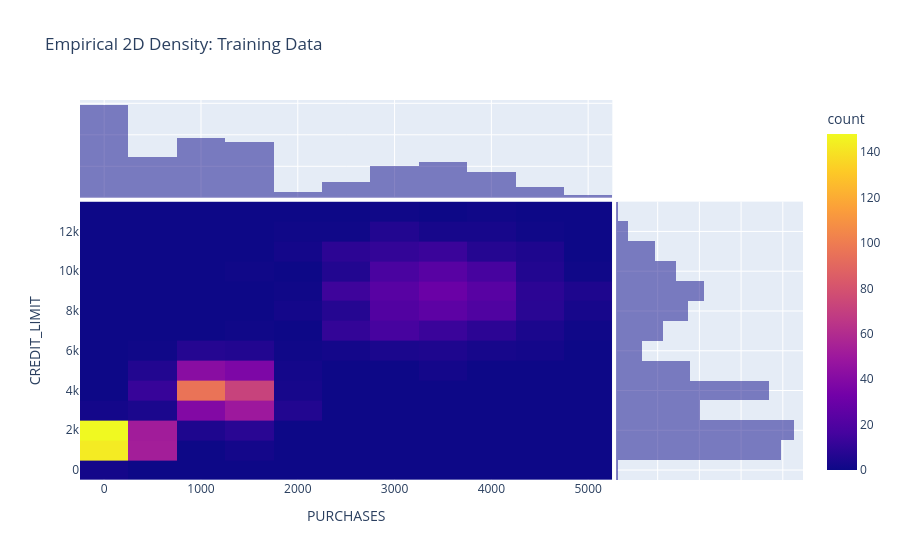

The cell this chart's notebook holds for it:
### Code cell
import pandas as pd
from sklearn.mixture import GaussianMixture
from sklearn.preprocessing import StandardScaler
from sklearn.model_selection import train_test_split
from plotly.subplots import make_subplots


class GMMFinancialSegmenter:
    # Two-feature Gaussian Mixture segmentation with Plotly diagnostics.

    def __init__(self, n_components=3, feature_x="PURCHASES", feature_y="CREDIT_LIMIT",
                 test_size=0.2, random_state=42):
        self.n_components = n_components
        self.feature_x = feature_x
        self.feature_y = feature_y
        self.test_size = test_size
        self.random_state = random_state
        self.scaler = StandardScaler()
        self.gmm = GaussianMixture(n_components=n_components, random_state=random_state)

    # ---------- data ----------
    def load_data(self, csv_path="CC GENERAL.csv", n_synthetic=1200, seed=0):
        try:
            df = pd.read_csv(csv_path)
            df = df[[self.feature_x, self.feature_y]].dropna()
            print(f"Loaded real dataset from '{csv_path}' with {len(df)} rows.")
        except FileNotFoundError:
            rng = np.random.default_rng(seed)
            n = n_synthetic
            c1 = rng.normal(loc=[200, 1500], scale=[80, 400], size=(n // 3, 2))
            c2 = rng.normal(loc=[1200, 4000], scale=[300, 900], size=(n // 3, 2))
            c3 = rng.normal(loc=[3500, 9000], scale=[600, 1500], size=(n - 2 * (n // 3), 2))
            data = np.clip(np.vstack([c1, c2, c3]), 1, None)
            df = pd.DataFrame(data, columns=[self.feature_x, self.feature_y])
            print(f"'{csv_path}' not found — using {len(df)}-row synthetic fallback dataset instead.")
        self.df = df.reset_index(drop=True)
        return self.df

    def split_and_scale(self):
        X = self.scaler.fit_transform(self.df[[self.feature_x, self.feature_y]].values)
        self.X_train, self.X_test = train_test_split(
            X, test_size=self.test_size, random_state=self.random_state
        )
        return self.X_train, self.X_test

    # ---------- model ----------
    def fit(self):
        self.gmm.fit(self.X_train)
        print(f"Converged: {self.gmm.converged_}   Iterations used: {self.gmm.n_iter_}")
        return self.gmm

    def evaluate(self):
        test_ll = self.gmm.score(self.X_test)
        print(f"Average out-of-sample log-likelihood on test set: {test_ll:.4f}")
        return test_ll

    # ---------- plots ----------
    def plot_empirical_density(self):
        df_plot = self.df
        fig = px.density_heatmap(df_plot, x=self.feature_x, y=self.feature_y,
                                  marginal_x="histogram", marginal_y="histogram",
                                  title="Empirical 2D Density: Training Data")
        fig.show()
        return fig

    def _responsibility_grid(self, X):
        x_min, x_max = X[:, 0].min() - 1, X[:, 0].max() + 1
        y_min, y_max = X[:, 1].min() - 1, X[:, 1].max() + 1
        xx, yy = np.meshgrid(np.linspace(x_min, x_max, 150), np.linspace(y_min, y_max, 150))
        grid_pts = np.column_stack([xx.ravel(), yy.ravel()])
        resp = self.gmm.predict_proba(grid_pts)
        max_resp = resp.max(axis=1).reshape(xx.shape)
        label_grid = resp.argmax(axis=1).reshape(xx.shape)
        return xx, yy, max_resp, label_grid

    def _assignment_plot(self, X, title):
        xx, yy, max_resp, label_grid = self._responsibility_grid(self.X_train)
        labels = self.gmm.predict(X)
        fig = go.Figure()
        fig.add_trace(go.Contour(x=xx[0], y=yy[:, 0], z=max_resp,
                                  colorscale="Viridis", opacity=0.55,
                                  contours=dict(showlines=False),
                                  colorbar=dict(title="max γ_ik")))
        fig.add_trace(go.Scatter(x=X[:, 0], y=X[:, 1], mode="markers",
                                  marker=dict(color=labels, colorscale="Turbo", size=6,
                                              line=dict(width=0.5, color="white")),
                                  name="points"))
        fig.update_layout(title=title, xaxis_title=f"{self.feature_x} (scaled)",
                           yaxis_title=f"{self.feature_y} (scaled)", template="plotly_white")
        fig.show()
        return fig

    def plot_training_assignments(self):
        return self._assignment_plot(self.X_train, "Training Assignments over Responsibility Contours")

    def plot_test_assignments(self):
        return self._assignment_plot(self.X_test, "Test Assignments over Responsibility Contours")

    def run_all(self, csv_path="CC GENERAL.csv"):
        self.load_data(csv_path)
        self.split_and_scale()
        self.fit()
        self.evaluate()
        self.plot_empirical_density()
        self.plot_training_assignments()
        self.plot_test_assignments()


segmenter = GMMFinancialSegmenter(n_components=3)
segmenter.run_all()

### Figure 1 — Plotly figure (JSON) as saved in the notebook; plotly's stock layout.template omitted (floating-point values rounded to 4 significant figures; data arrays with more than 128 entries replaced by an {"elided": "..."} marker saying what was removed)
{"data": [{"coloraxis": "coloraxis", "hovertemplate": "PURCHASES=%{x}<br>CREDIT_LIMIT=%{y}<br>count=%{z}<extra></extra>", "name": "", "type": "histogram2d", "x": {"elided": "1200 float values"}, "xaxis": "x", "xbingroup": "x", "y": {"elided": "1200 float values"}, "yaxis": "y", "ybingroup": "y"}, {"bingroup": "x", "hovertemplate": "PURCHASES=%{x}<br>count=%{y}<extra></extra>", "legendgroup": "", "marker": {"color": "#0d0887"}, "name": "", "opacity": 0.5, "showlegend": false, "type": "histogram", "x": {"elided": "1200 float values"}, "xaxis": "x3", "yaxis": "y3"}, {"bingroup": "y", "hovertemplate": "CREDIT_LIMIT=%{y}<br>count=%{x}<extra></extra>", "legendgroup": "", "marker": {"color": "#0d0887"}, "name": "", "opacity": 0.5, "showlegend": false, "type": "histogram", "xaxis": "x2", "y": {"elided": "1200 float values"}, "yaxis": "y2"}], "layout": {"barmode": "overlay", "coloraxis": {"colorbar": {"title": {"text": "count"}}, "colorscale": [[0, "#0d0887"], [0.1111, "#46039f"], [0.2222, "#7201a8"], [0.3333, "#9c179e"], [0.4444, "#bd3786"], [0.5556, "#d8576b"], [0.6667, "#ed7953"], [0.7778, "#fb9f3a"], [0.8889, "#fdca26"], [1, "#f0f921"]]}, "legend": {"tracegroupgap": 0}, "title": {"text": "Empirical 2D Density: Training Data"}, "xaxis": {"anchor": "y", "domain": [0, 0.7363], "title": {"text": "PURCHASES"}}, "xaxis2": {"anchor": "y2", "domain": [0.7413, 1], "matches": "x2", "showgrid": true, "showline": false, "showticklabels": false, "ticks": ""}, "xaxis3": {"anchor": "y3", "domain": [0, 0.7363], "matches": "x", "showgrid": true, "showticklabels": false}, "xaxis4": {"anchor": "y4", "domain": [0.7413, 1], "matches": "x2", "showgrid": true, "showline": false, "showticklabels": false, "ticks": ""}, "yaxis": {"anchor": "x", "domain": [0, 0.7326], "title": {"text": "CREDIT_LIMIT"}}, "yaxis2": {"anchor": "x2", "domain": [0, 0.7326], "matches": "y", "showgrid": true, "showticklabels": false}, "yaxis3": {"anchor": "x3", "domain": [0.7426, 1], "matches": "y3", "showgrid": true, "showline": false, "showticklabels": false, "ticks": ""}, "yaxis4": {"anchor": "x4", "domain": [0.7426, 1], "matches": "y3", "showgrid": true, "showline": false, "showticklabels": false, "ticks": ""}}}
